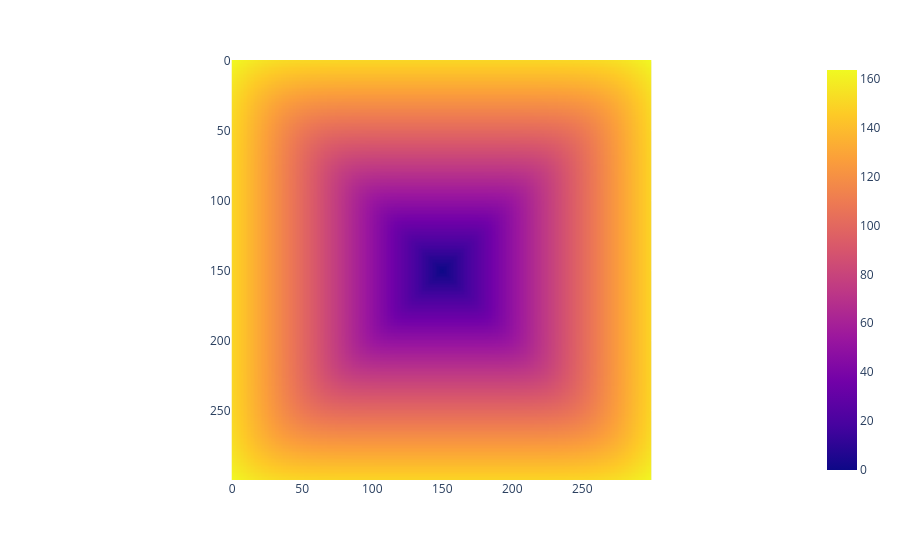

Notebook code cell kept with this figure:
### Code cell
# @title 👀 Solution


# Parametric computation of Lp
p = 8
y = ((torch.abs(rows - a ) ** p )[:, None] +
     (torch.abs(cols - b) ** p)[None, :]) ** (1/p)
px.imshow(y).show()

### Figure 1 — Plotly figure (JSON) as saved in the notebook; plotly's stock layout.template omitted (floating-point values rounded to 4 significant figures; data arrays with more than 128 entries replaced by an {"elided": "..."} marker saying what was removed)
{"data": [{"coloraxis": "coloraxis", "hovertemplate": "x: %{x}<br>y: %{y}<br>color: %{z}<extra></extra>", "name": "0", "type": "heatmap", "xaxis": "x", "yaxis": "y", "z": {"elided": "300x300 float values"}}], "layout": {"coloraxis": {"colorscale": [[0, "#0d0887"], [0.1111, "#46039f"], [0.2222, "#7201a8"], [0.3333, "#9c179e"], [0.4444, "#bd3786"], [0.5556, "#d8576b"], [0.6667, "#ed7953"], [0.7778, "#fb9f3a"], [0.8889, "#fdca26"], [1, "#f0f921"]]}, "margin": {"t": 60}, "xaxis": {"anchor": "y", "constrain": "domain", "domain": [0, 1], "scaleanchor": "y"}, "yaxis": {"anchor": "x", "autorange": "reversed", "constrain": "domain", "domain": [0, 1]}}}
